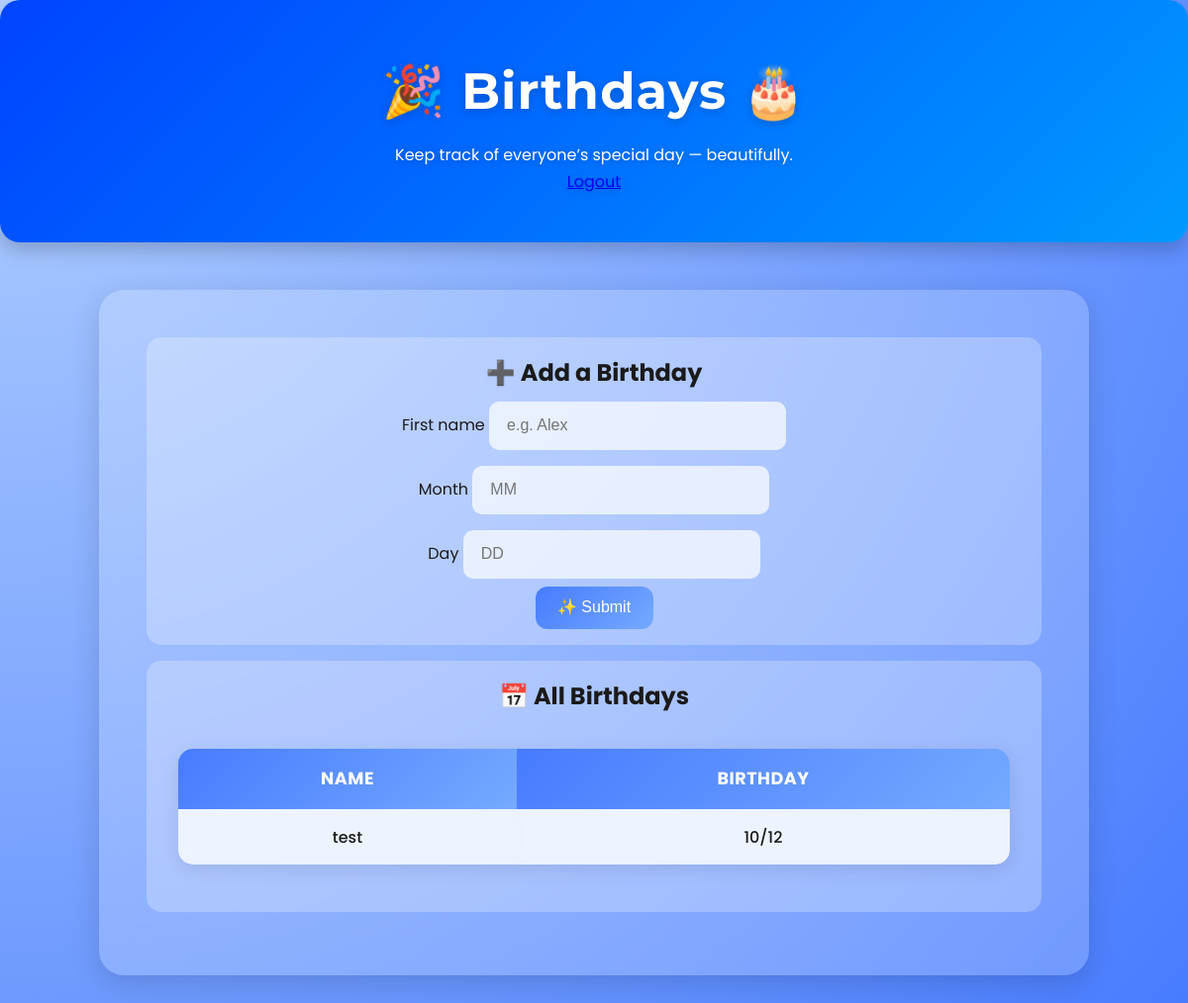
Screenshot of / (signed in) with the database file from the repository.
### tables this page shows
CREATE TABLE birthdays (birthday_id INTEGER PRIMARY KEY AUTOINCREMENT, name TEXT NOT NULL, day INTEGER NOT NULL, month INTEGER NOT NULL, user_id INTEGER, FOREIGN KEY (user_id) REFERENCES users(user_id));

### app.py (the view, shortened to what this page needs)
@app.route("/", methods=["GET", "POST"])
def index():
    user_id = session.get("user_id")
    if not user_id:
        return redirect(url_for("login"))
    user = User(None, None, None)
    user.user_id = user_id
    entries = user.get_birthdays()
    return render_template("index.html", birthdays=entries)

### api/database.py (called while the page is built)
    def connect(self):
        if self.connection is None:
            self.connection = sqlite3.connect(self.db_url, check_same_thread=False)
            self.connection.row_factory = sqlite3.Row
            self.cursor = self.connection.cursor()
            print("Connection successful")
        else:
            print("You're already connected, please disconnect first")

    def disconnect(self):
        if self.connection:
            self.connection.close()
            self.connection = None
            self.cursor = None
        else:
            print("No connection")

### api/models.py (called while the page is built)
    def get_birthdays(self):
        db.connect()
        result = db.cursor.execute(
            "SELECT * FROM birthdays WHERE user_id = ?", (self.user_id,)
        ).fetchall()
        db.disconnect()
        return result

### app.py (called while the page is built)
@app.after_request
def after_request(response):
    response.headers["Cache-Control"] = "no-cache, no-store, must-revalidate"
    response.headers["Expires"] = 0
    response.headers["Pragma"] = "no-cache"
    return response

### templates/index.html (shortened to what this page needs)
<!DOCTYPE html>
<html lang="en">
<head>
    <link href="/static/home.css" rel="stylesheet">
</head>
<body>
    <div class="header">
        <h1>🎉 Birthdays 🎂</h1>
        <p class="subtitle">Keep track of everyone’s special day — beautifully.</p>
        <a href="/logout" class="logout-btn">Logout</a>
    </div>
    <div class="container">
        <div class="section form-section">
            <h2>➕ Add a Birthday</h2>
            <form action="/" method="post" class="birthday-form">
                <div class="form-group">
                    <label for="name">First name</label>
                    <input type="text" id="name" name="name" placeholder="e.g. Alex" required>
                </div>
                <div class="form-group">
                    <label for="month">Month</label>
                    <input type="number" id="month" name="month" min="1" max="12" placeholder="MM" required>
                </div>
                <div class="form-group">
                    <label for="day">Day</label>
                    <input type="number" id="day" name="day" min="1" max="31" placeholder="DD" required>
                </div>
                <button type="submit">✨ Submit</button>
            </form>
        </div>
        <div class="section">
            <h2>📅 All Birthdays</h2>
            <div class="table-container">
                <table>
                    <thead>
                        <tr>
                            <th>Name</th>
                            <th>Birthday</th>
                        </tr>
                    </thead>
                    <tbody>
                        {% if birthdays %}
                            {% for b in birthdays %}
                            <tr>
                                <td>{{ b[1] }}</td>
                                <td>{{ b[2] }}/{{ b[3] }}</td>
                            </tr>
                            {% endfor %}
                    </tbody>
                </table>
                {% else %}
                    <p class="no-birthdays">You haven’t added any birthdays yet. 🎈</p>
                {% endif %}
            </div>
        </div>
    </div>
</body>
</html>

### static/home.css (style rules this page uses)
* { margin: 0; padding: 0; box-sizing: border-box; }
body { background: radial-gradient(circle at top left, #b3d1ff, #477bff); color: #1a1a1a; font-family: 'Poppins', sans-serif; font-size: 1rem; font-weight: 400; line-height: 1.7; text-align: center; min-height: 100vh; overflow-x: hidden; }
.container { margin: 3rem auto; padding: 3rem; width: 85%; max-width: 1000px; background: rgba(255, 255, 255, 0.2); border-radius: 25px; backdrop-filter: blur(15px); box-shadow: 0 8px 30px rgba(0, 0, 0, 0.15); transition: transform 0.3s ease, box-shadow 0.3s ease; }
.header { background: linear-gradient(135deg, #0044ff, #0099ff); color: #fff; padding: 3rem 1rem; border-radius: 20px; margin-bottom: 2rem; text-shadow: 0 2px 10px rgba(0, 0, 0, 0.2); box-shadow: 0 8px 20px rgba(0, 0, 0, 0.2); }
h1 { font-family: 'Montserrat', sans-serif; font-size: 3.2rem; letter-spacing: 1px; font-weight: 700; margin-bottom: 0.5rem; }
.section { padding: 1rem 2rem; border-radius: 15px; background: rgba(255, 255, 255, 0.25); margin-bottom: 1rem; transition: background 0.3s ease, transform 0.3s ease; }
button, input[type="submit"] { background: linear-gradient(135deg, #477bff, #75aaff); border: none; border-radius: 12px; color: #fff; font-size: 1rem; font-weight: 500; line-height: 1.5; padding: 0.6rem 1.4rem; text-align: center; transition: all 0.2s ease-in-out; cursor: pointer; }
input[type="text"], input[type="number"] { background: rgba(255, 255, 255, 0.7); border: 2px solid transparent; border-radius: 10px; padding: 0.5rem 1rem; font-size: 1rem; line-height: 1.8; width: 50%; max-width: 300px; margin: 0.5rem 0; transition: border 0.2s ease, box-shadow 0.2s ease; }
table { background: rgba(255, 255, 255, 0.3); margin: 2rem auto; width: 100%; border-collapse: collapse; border-radius: 15px; overflow: hidden; box-shadow: 0 5px 20px rgba(0, 0, 0, 0.1); }
th { background: linear-gradient(135deg, #477bff, #75aaff); color: #fff; padding: 1rem; font-size: 1.1rem; text-transform: uppercase; letter-spacing: 0.5px; }
td { padding: 0.9rem; font-size: 1rem; font-weight: 500; background: rgba(255, 255, 255, 0.65); backdrop-filter: blur(6px); }
tbody tr:nth-of-type(odd) { background: rgba(179, 208, 255, 0.4); }

### rows the page displays
birthdays: name "test", day "10", month "12"
